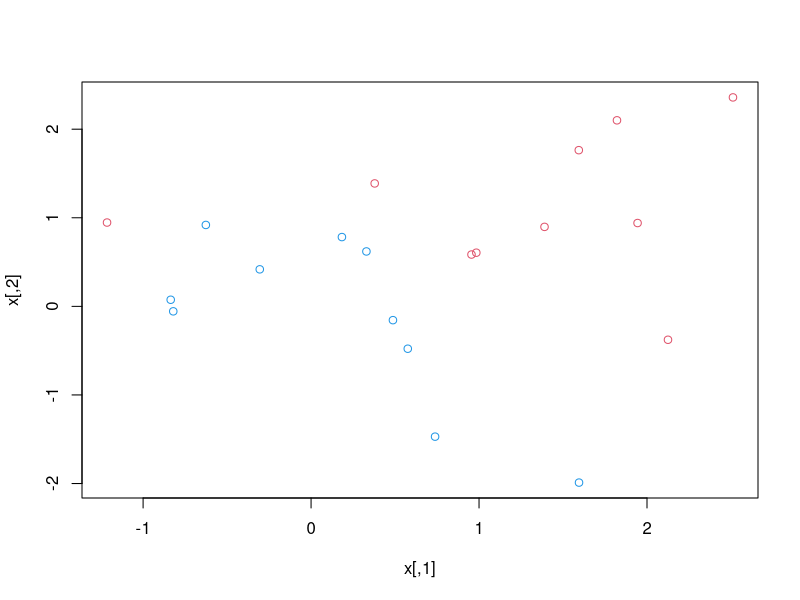
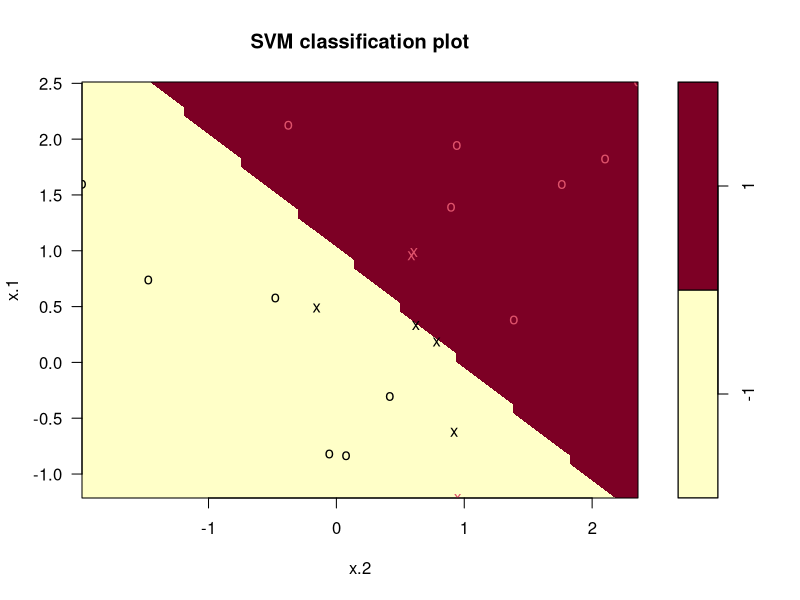

R code for these plots, in order:
library(e1071)

# generate observation
set.seed(1)
x <- matrix(rnorm(20 * 2), ncol = 2)
x
y <- c(rep(-1, 10), rep(1, 10))
x[y == 1,] <- x[y == 1,] + 1
x

plot(x, col = (3 - y)) # col means color
dat = data.frame(x = x, y = as.factor(y))

# When the cost argument is large,
# then the margins will be narrow
# and there will be few support vectors on the margin or violating the margin
svmfit <- svm(
  y ~ .,
  data = dat,
  kernel = "linear",
  cost = 10,
  scale = FALSE
)
plot(svmfit , dat)
svmfit$index
summary(svmfit)

set.seed(1)
tune.out <-
  tune(svm,
       y ~ .,
       data = dat,
       kernel = "linear",
       ranges = list(cost = c(0.001, 0.01, 0.1, 1, 5, 10, 100)))
summary(tune.out)

# select the best model
bestmod =tune.out$best.model
summary(bestmod)
xtest <- matrix(rnorm(20*2), ncol = 2)
ytest <- sample(c(-1, 1), 20, replace = TRUE)
xtest
ytest
xtest[ytest==1,] <- xtest[ytest==1, ] + 1
testdat <- data.frame(x=xtest, y=as.factor(ytest))
# predict 
ypred <- predict(bestmod, testdat)
table(ypred, ytest)

